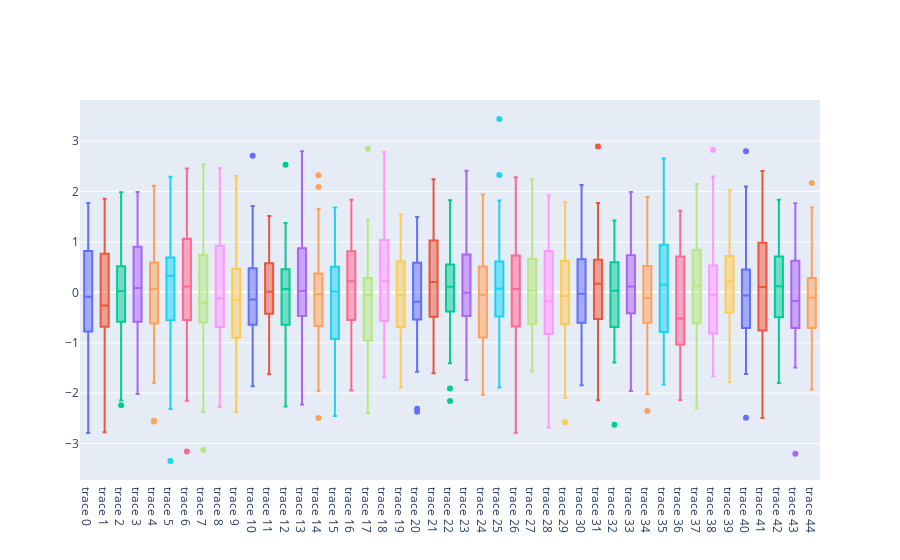

This figure's notebook cell:
### Code cell
iplot([Box(y = np.random.randn(50), showlegend=False) for i in range(45)], show_link=False)
